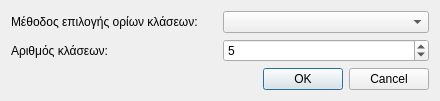
<?xml version="1.0" encoding="UTF-8"?>
<ui version="4.0">
 <class>Dialog</class>
 <widget class="QDialog" name="Dialog">
  <property name="geometry">
   <rect>
    <x>0</x>
    <y>0</y>
    <width>440</width>
    <height>100</height>
   </rect>
  </property>
  <property name="windowTitle">
   <string>Ρυθμίσεις χαρτογράφησης δεικτών</string>
  </property>
  <layout class="QVBoxLayout" name="verticalLayout">
   <item>
    <layout class="QHBoxLayout" name="horizontalLayout">
     <item>
      <widget class="QLabel" name="label">
       <property name="text">
        <string>Μέθοδος επιλογής ορίων κλάσεων:</string>
       </property>
      </widget>
     </item>
     <item>
      <widget class="QComboBox" name="comboBox"/>
     </item>
    </layout>
   </item>
   <item>
    <layout class="QHBoxLayout" name="horizontalLayout_2">
     <item>
      <widget class="QLabel" name="label_2">
       <property name="text">
        <string>Αριθμός κλάσεων:</string>
       </property>
      </widget>
     </item>
     <item>
      <widget class="QSpinBox" name="spinBox">
       <property name="minimum">
        <number>1</number>
       </property>
       <property name="maximum">
        <number>10</number>
       </property>
       <property name="value">
        <number>5</number>
       </property>
      </widget>
     </item>
    </layout>
   </item>
   <item>
    <widget class="QDialogButtonBox" name="buttonBox">
     <property name="standardButtons">
      <set>QDialogButtonBox::Cancel|QDialogButtonBox::Ok</set>
     </property>
    </widget>
   </item>
  </layout>
 </widget>
 <resources/>
 <connections/>
</ui>
